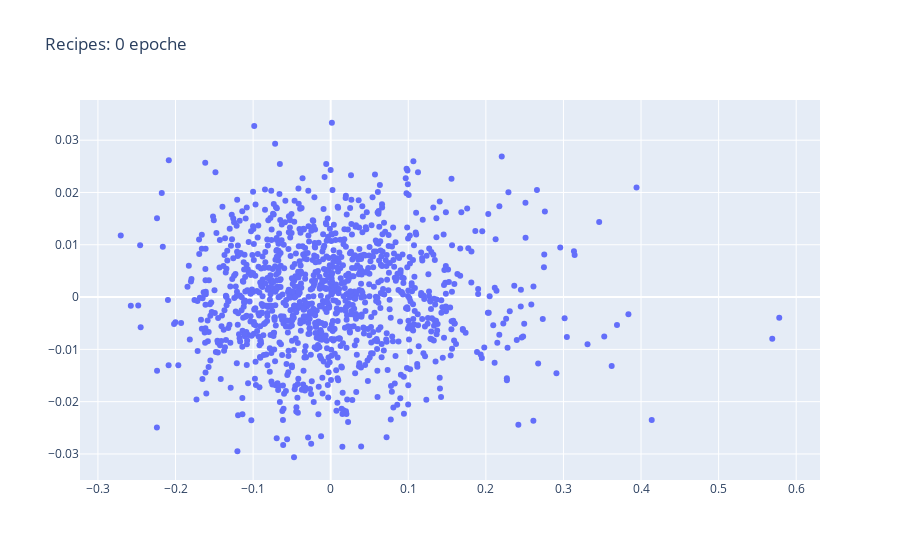
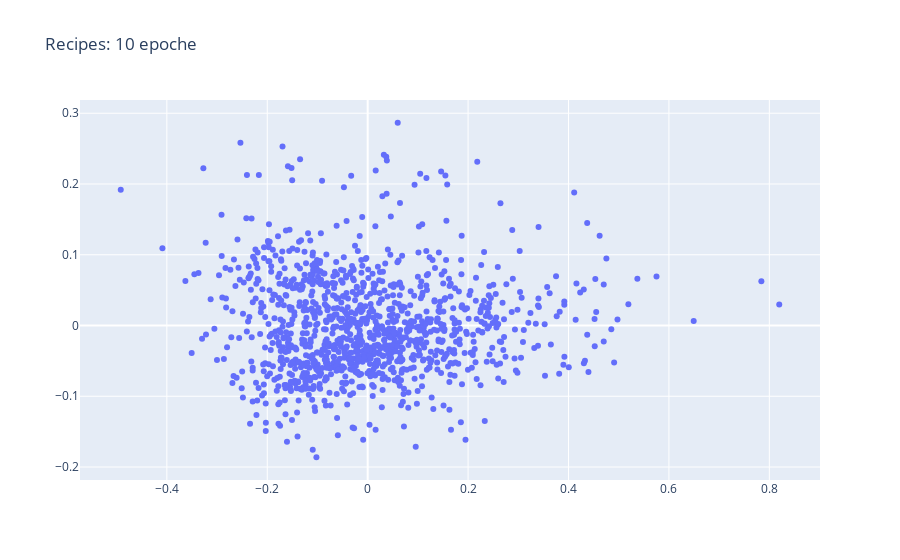
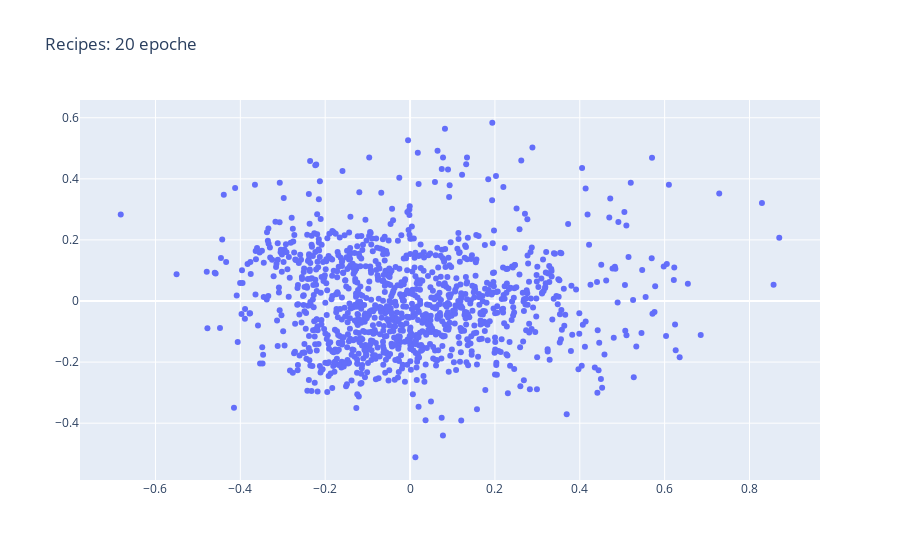
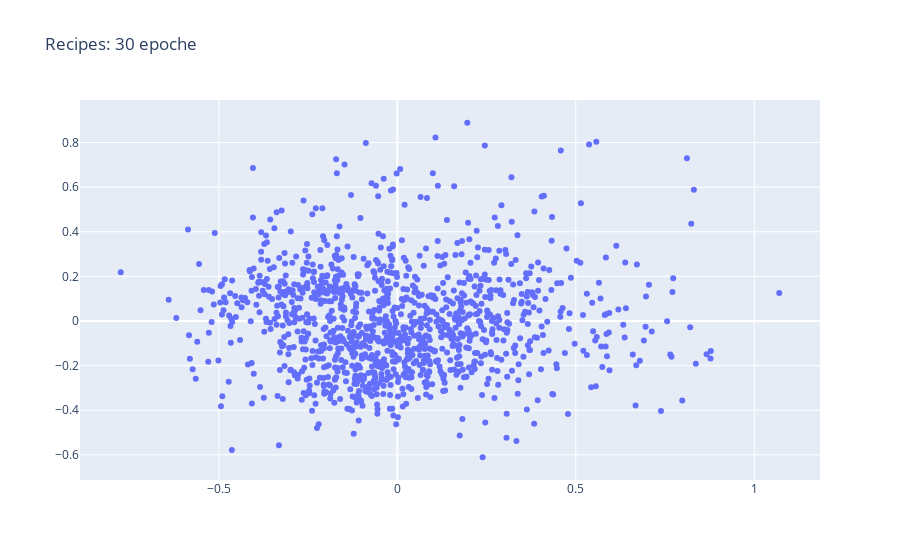

Write notebook code for charts like these, in order.
### Code cell
epoch_by_step, step_numbers = 10, 10
for i in range(step_numbers):
    recipe_keys = [key for key in model.wv.vocab if key[0] == 'r']
    recipe_vectors = np.array([model.wv[key] for key in recipe_keys])
    recipe_pca_vectors = PCA(n_components=2).fit_transform(recipe_vectors)
    fig = go.Figure(data=go.Scatter(x=recipe_pca_vectors[:, 0],
                            y=recipe_pca_vectors[:, 1],
                            mode='markers',
                            text=[recepes_k2v[key[1:]] for key in recipe_keys])) # hover text goes here
    fig.update_layout(title=f'Recipes: {i*epoch_by_step} epoche')
    fig.show()
    model.train(dataset, total_examples=len(dataset), epochs=epoch_by_step)

### Figure 1 — Plotly figure (JSON) as saved in the notebook; plotly's stock layout.template omitted (floating-point values rounded to 4 significant figures; data arrays with more than 128 entries replaced by an {"elided": "..."} marker saying what was removed)
{"data": [{"mode": "markers", "text": {"elided": "1172 str values"}, "type": "scatter", "x": {"elided": "1172 float values"}, "y": {"elided": "1172 float values"}}], "layout": {"title": {"text": "Recipes: 0 epoche"}}}

### Figure 2 — Plotly figure (JSON) as saved in the notebook; plotly's stock layout.template omitted (floating-point values rounded to 4 significant figures; data arrays with more than 128 entries replaced by an {"elided": "..."} marker saying what was removed)
{"data": [{"mode": "markers", "text": {"elided": "1172 str values"}, "type": "scatter", "x": {"elided": "1172 float values"}, "y": {"elided": "1172 float values"}}], "layout": {"title": {"text": "Recipes: 10 epoche"}}}

### Figure 3 — Plotly figure (JSON) as saved in the notebook; plotly's stock layout.template omitted (floating-point values rounded to 4 significant figures; data arrays with more than 128 entries replaced by an {"elided": "..."} marker saying what was removed)
{"data": [{"mode": "markers", "text": {"elided": "1172 str values"}, "type": "scatter", "x": {"elided": "1172 float values"}, "y": {"elided": "1172 float values"}}], "layout": {"title": {"text": "Recipes: 20 epoche"}}}

### Figure 4 — Plotly figure (JSON) as saved in the notebook; plotly's stock layout.template omitted (floating-point values rounded to 4 significant figures; data arrays with more than 128 entries replaced by an {"elided": "..."} marker saying what was removed)
{"data": [{"mode": "markers", "text": {"elided": "1172 str values"}, "type": "scatter", "x": {"elided": "1172 float values"}, "y": {"elided": "1172 float values"}}], "layout": {"title": {"text": "Recipes: 30 epoche"}}}
